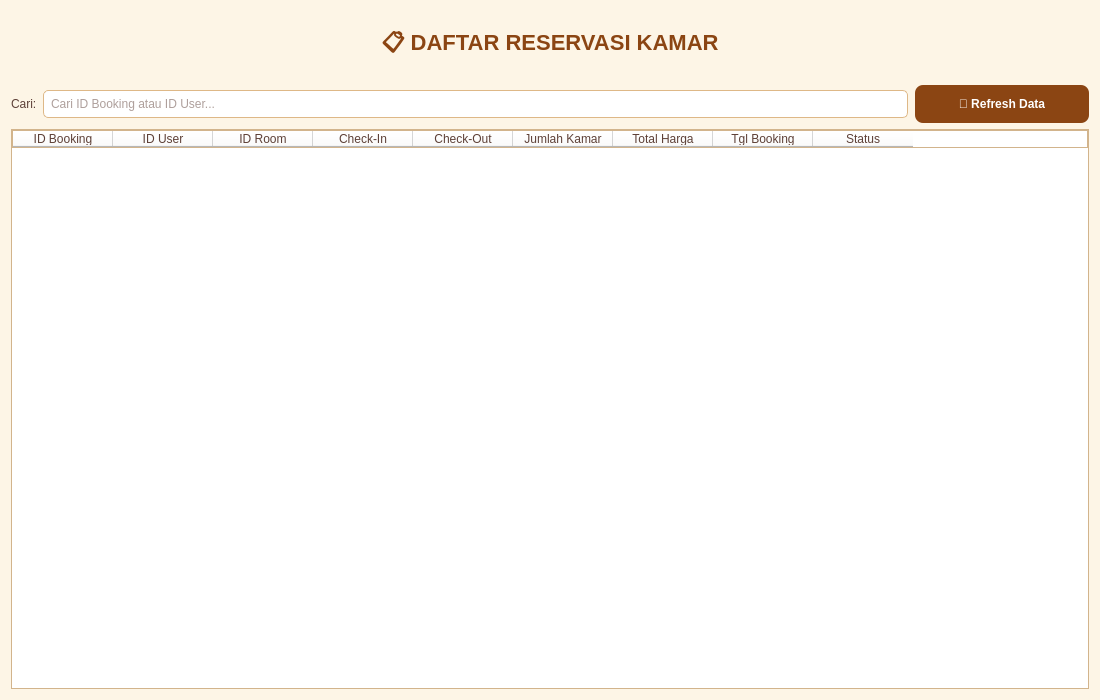
<?xml version="1.0" encoding="UTF-8"?>
<ui version="4.0">
 <class>AdminBookingApp</class>
 <widget class="QWidget" name="AdminBookingApp">
  <property name="geometry">
   <rect>
    <x>0</x>
    <y>0</y>
    <width>1100</width>
    <height>700</height>
   </rect>
  </property>
  <property name="windowTitle">
   <string>Golden Stay - Data Pemesanan</string>
  </property>
  <property name="styleSheet">
   <string notr="true">background-color: #FDF5E6; font-family: 'Segoe UI'; color: #5D4037;</string>
  </property>
  <layout class="QVBoxLayout" name="main_layout">
   <item>
    <widget class="QLabel" name="header">
     <property name="styleSheet">
      <string notr="true">font-size: 22px; font-weight: bold; color: #8B4513; margin: 15px;</string>
     </property>
     <property name="text">
      <string>📋 DAFTAR RESERVASI KAMAR</string>
     </property>
     <property name="alignment">
      <set>Qt::AlignCenter</set>
     </property>
    </widget>
   </item>
   <item>
    <layout class="QHBoxLayout" name="top_bar">
     <item>
      <widget class="QLabel" name="label_search">
       <property name="text">
        <string>Cari:</string>
       </property>
      </widget>
     </item>
     <item>
      <widget class="QLineEdit" name="in_search">
       <property name="placeholderText">
        <string>Cari ID Booking atau ID User...</string>
       </property>
       <property name="styleSheet">
        <string notr="true">background-color: white; border: 1px solid #DEB887; border-radius: 5px; padding: 5px;</string>
       </property>
      </widget>
     </item>
     <item>
      <spacer name="horizontalSpacer">
       <property name="orientation">
        <set>Qt::Horizontal</set>
       </property>
      </spacer>
     </item>
     <item>
      <widget class="QPushButton" name="btn_refresh">
       <property name="styleSheet">
        <string notr="true">background-color: #8B4513; color: white; border-radius: 8px; padding: 12px; font-weight: bold; min-width: 150px;</string>
       </property>
       <property name="text">
        <string>🔄 Refresh Data</string>
       </property>
      </widget>
     </item>
    </layout>
   </item>
   <item>
    <widget class="QTableWidget" name="table">
     <property name="styleSheet">
      <string notr="true">background-color: white; alternate-background-color: #FFFACD; gridline-color: #D2B48C; border: 1px solid #D2B48C;</string>
     </property>
     <property name="editTriggers">
      <set>QAbstractItemView::NoEditTriggers</set>
     </property>
     <property name="selectionBehavior">
      <set>QAbstractItemView::SelectRows</set>
     </property>
     <column>
      <property name="text">
       <string>ID Booking</string>
      </property>
     </column>
     <column>
      <property name="text">
       <string>ID User</string>
      </property>
     </column>
     <column>
      <property name="text">
       <string>ID Room</string>
      </property>
     </column>
     <column>
      <property name="text">
       <string>Check-In</string>
      </property>
     </column>
     <column>
      <property name="text">
       <string>Check-Out</string>
      </property>
     </column>
     <column>
      <property name="text">
       <string>Jumlah Kamar</string>
      </property>
     </column>
     <column>
      <property name="text">
       <string>Total Harga</string>
      </property>
     </column>
     <column>
      <property name="text">
       <string>Tgl Booking</string>
      </property>
     </column>
     <column>
      <property name="text">
       <string>Status</string>
      </property>
     </column>
    </widget>
   </item>
  </layout>
 </widget>
 <resources/>
 <connections/>
</ui>
